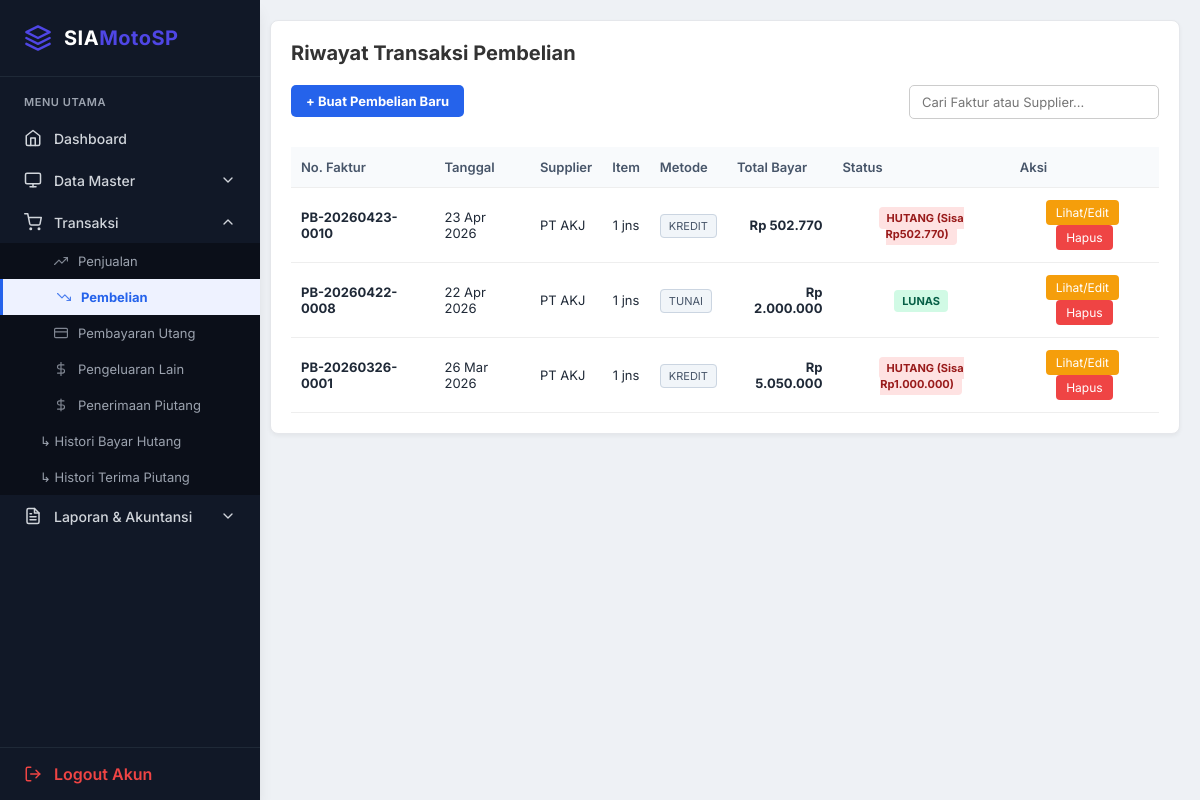
/pembelian.php (signed in), run on the app's committed database.
### tables this page shows
CREATE TABLE `tb_pembelian` (
  `id` int NOT NULL,
  `no_faktur` varchar(50) DEFAULT NULL,
  `tanggal` date DEFAULT NULL,
  `id_supplier` int DEFAULT NULL,
  `total` decimal(15,2) DEFAULT NULL,
  `metode` enum('tunai','kredit') DEFAULT 'tunai',
  `status` enum('lunas','belum_lunas') DEFAULT 'lunas',
  `sisa_hutang` decimal(15,2) DEFAULT '0.00'
);

CREATE TABLE `tb_supplier` (
  `id` int NOT NULL,
  `nama_supplier` varchar(100) DEFAULT NULL,
  `alamat` text,
  `telp` varchar(20) DEFAULT NULL,
  `saldo_awal_utang` decimal(15,2) DEFAULT '0.00'
);

### pembelian.php (the view, shortened to what this page needs)
<?php
include "config/db.php";
$q = mysqli_query($conn, "
    SELECT
        pb.id,
        pb.no_faktur,
        pb.tanggal,
        s.nama_supplier,
        pb.metode,
        pb.status,
        pb.total,
        pb.sisa_hutang,
        COUNT(pd.id) as jumlah_item
    FROM tb_pembelian pb
    LEFT JOIN tb_supplier s ON pb.id_supplier = s.id
    LEFT JOIN tb_detail_pembelian pd ON pb.id = pd.id_pembelian
    GROUP BY pb.id
    ORDER BY pb.id DESC
");
?>
<!DOCTYPE html>
<html>
<head>
<link rel="stylesheet" href="inc/style.css">
</head>
<body>
<?php include "sidebar.php"; ?>
<div class="content">
<div class="card">
    <div class="header-title">Riwayat Transaksi Pembelian</div>
    <div>
        <a href="pembelian_tambah.php" class="btn btn-tambah">+ Buat Pembelian Baru</a>
        <div class="search-box">
            <input type="text" id="searchInput" placeholder="Cari Faktur atau Supplier...">
        </div>
    </div>
    <table id="tabelPembelian">
        <thead>
            <tr>
                <th>No. Faktur</th>
                <th>Tanggal</th>
                <th>Supplier</th>
                <th class="center">Item</th>
                <th>Metode</th>
                <th class="right">Total Bayar</th>
                <th class="center">Status</th>
                <th class="center">Aksi</th>
            </tr>
        </thead>
        <tbody>
        <?php
        if(mysqli_num_rows($q) > 0) {
            while ($row = mysqli_fetch_assoc($q)) {
                $faktur = !empty($row['no_faktur']) ? $row['no_faktur'] : '-';
        ?>
        <tr>
            <td><strong><?= $faktur ?></strong></td>
            <td><?= date('d M Y', strtotime($row['tanggal'])) ?></td>
            <td><?= $row['nama_supplier'] ?? '<i style="color:#999">Tanpa Supplier</i>' ?></td>
            <td class="center"><?= $row['jumlah_item'] ?> jns</td>
            <td><span class="badge-metode"><?= strtoupper($row['metode']) ?></span></td>
            <td class="right"><strong>Rp <?= number_format($row['total'],0,',','.') ?></strong></td>
            <td class="center">
                <?php if($row['status'] == 'lunas'): ?>
                    <span class="badge-lunas">LUNAS</span>
                <?php else: ?>
                    <span class="badge-hutang">HUTANG (Sisa Rp<?= number_format($row['sisa_hutang'],0,',','.') ?>)</span>
                <?php endif; ?>
            </td>
            <td class="center">
                <a href="pembelian_edit.php?id=<?= $row['id'] ?>" class="btn-sm btn-edit">Lihat/Edit</a>
                <a href="pembelian_hapus.php?id=<?= $row['id'] ?>"
                   onclick="return confirm('Hapus transaksi beserta detail barang ini? Stok barang juga akan ditarik kembali.')"
                   class="btn-sm btn-delete">
                   Hapus
                </a>
            </td>
        </tr>
        <?php
            }
        } else {
            echo "<tr><td colspan='8' class='center'>Belum ada transaksi pembelian.</td></tr>";
        }
        ?>
        </tbody>
    </table>
</div>
</div>
</body>
</html>

### inc/style.css (style rules this page uses)
:root { --primary: #4F46E5; --primary-hover: #4338CA; --success: #10B981; --danger: #EF4444; --bg-light: #F3F4F6; --sidebar-bg: #111827; --sidebar-text: #D1D5DB; --sidebar-hover: #1F2937; --card-bg: #FFFFFF; --text-main: #1F2937; --text-muted: #6B7280; --border: #E5E7EB; --shadow-sm: 0 1px 2px 0 rgba(0, 0, 0, 0.05); --shadow-md: 0 4px 6px -1px rgba(0, 0, 0, 0.1), 0 2px 4px -1px rgba(0, 0, 0, 0.06); --shadow-lg: 0 10px 15px -3px rgba(0, 0, 0, 0.1), 0 4px 6px -2px rgba(0, 0, 0, 0.05); }
* { margin: 0; padding: 0; box-sizing: border-box; font-family: 'Inter', sans-serif; }
body { background-color: var(--bg-light); color: var(--text-main); display: flex; min-height: 100vh; }
.content { padding: 32px; flex: 1; }
.card { background: var(--card-bg); border-radius: 12px; padding: 24px; box-shadow: var(--shadow-md); border: 1px solid var(--border); transition: transform 0.2s ease, box-shadow 0.2s ease; }
.btn { display: inline-flex; align-items: center; justify-content: center; padding: 10px 20px; border-radius: 8px; font-weight: 500; font-size: 14px; cursor: pointer; transition: all 0.2s; border: none; text-decoration: none; }

### pembelian.php (style rules this page uses)
.content { margin-left:250px; padding:20px; background:#eef1f5; min-height:100vh; }
.card { background:#fff; border-radius:8px; padding:20px; box-shadow: 0 2px 4px rgba(0,0,0,0.05); }
.header-title { font-size: 20px; font-weight: bold; color: #333; margin-bottom: 20px; }
table { width:100%; border-collapse:collapse; margin-top:15px; background:#fff; }
th, td { border-bottom:1px solid #eee; padding:12px 10px; text-align: left; font-size:13px; }
th { background:#f8fafc; font-weight: 600; color: #475569; }
td.center { text-align: center; }
td.right { text-align: right; }
.btn { padding:8px 15px; border-radius:5px; text-decoration:none; font-size:13px; font-weight: bold; display: inline-block; }
.btn-tambah { background:#2563eb; color:#fff; margin-bottom: 15px; }
.btn-sm { padding:5px 10px; border-radius:4px; text-decoration:none; font-size:12px; color:#fff; display: inline-block; }
.btn-edit { background:#f59e0b; color:#fff; margin-right:4px; }
.btn-delete { background:#ef4444; color:#fff; }
.badge-lunas { background-color: #d1fae5; color: #065f46; padding: 4px 8px; border-radius: 4px; font-size: 11px; font-weight: bold; }
.badge-hutang { background-color: #fee2e2; color: #991b1b; padding: 4px 8px; border-radius: 4px; font-size: 11px; font-weight: bold; }
.badge-metode { background-color: #f1f5f9; color: #475569; padding: 4px 8px; border-radius: 4px; font-size: 11px; border: 1px solid #cbd5e1; }
.search-box { float:right; }
.search-box input { padding:8px 12px; width:250px; border: 1px solid #ccc; border-radius: 5px; font-size: 13px; }

### data on the page
tb_pembelian: no_faktur "PB-20260423-0010", tanggal "23 Apr 2026", id_supplier.nama_supplier "PT AKJ", jumlah_item "1", metode "KREDIT", total "502.770", sisa_hutang "502.770"
tb_pembelian: no_faktur "PB-20260422-0008", tanggal "22 Apr 2026", id_supplier.nama_supplier "PT AKJ", jumlah_item "1", metode "TUNAI", total "2.000.000", status "LUNAS"
tb_pembelian: no_faktur "PB-20260326-0001", tanggal "26 Mar 2026", id_supplier.nama_supplier "PT AKJ", jumlah_item "1", metode "KREDIT", total "5.050.000", sisa_hutang "1.000.000"
